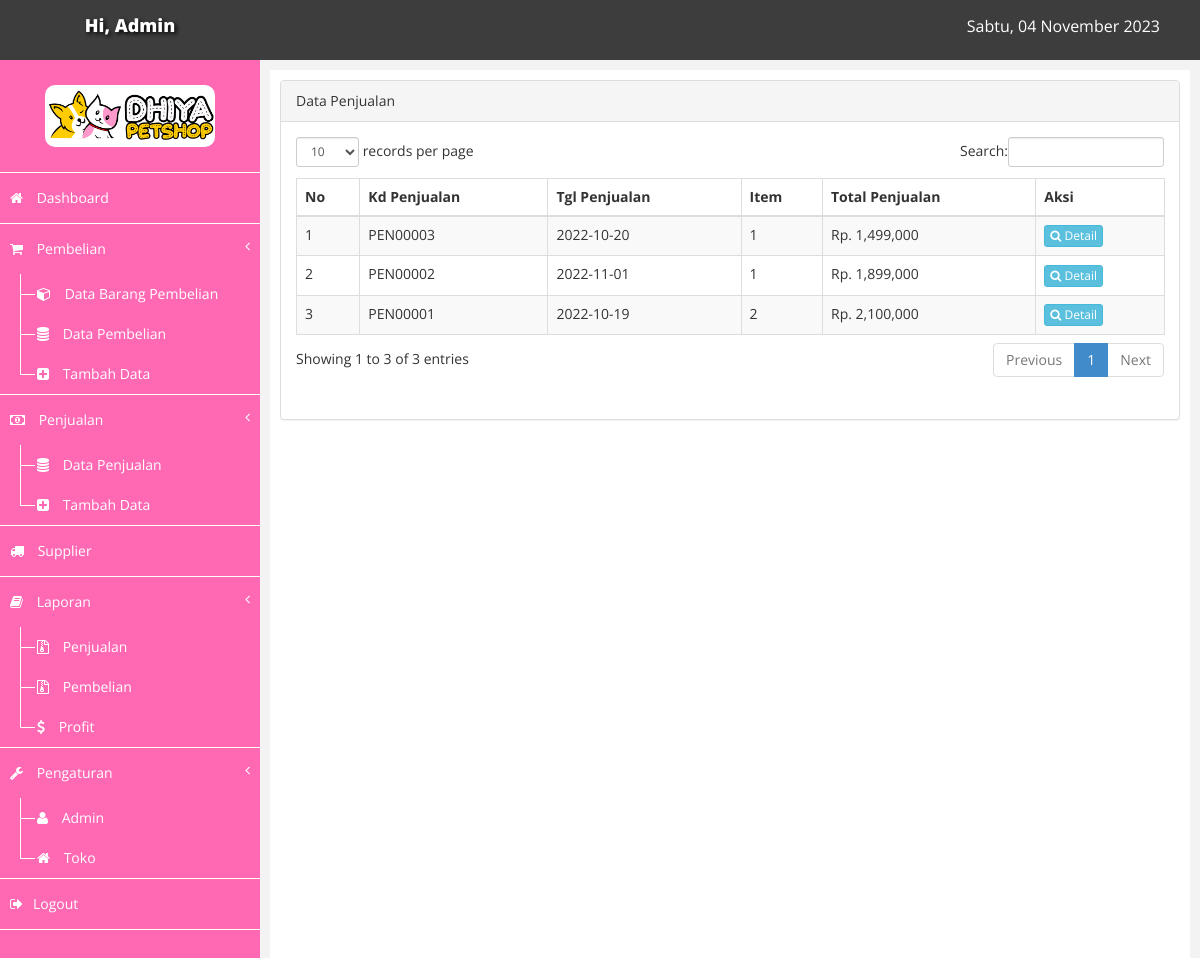
Screenshot of /index.php?page=penjualan (signed in) with the database file from the repository.
### tables this page shows
CREATE TABLE `penjualan` (
  `kd_penjualan` char(8) NOT NULL,
  `tgl_penjualan` date NOT NULL,
  `kd_admin` int(6) NOT NULL,
  `dibayar` double NOT NULL,
  `total_penjualan` double NOT NULL
);

### penjualan.php (the view)
<div class="row">
    <div class="col-md-12">
        <div class="panel panel-default">
            <div class="panel-heading">
                Data Penjualan
            </div>
            <div class="panel-body">
                <div class="table">
                    <table class="table table-striped table-bordered table-hover" id="tabelku">
                        <thead>
                            <tr>
                                <th>No</th>
                                <th>Kd Penjualan</th>
                                <th>Tgl Penjualan</th>
                                <th>Item</th>
                                <th>Total Penjualan</th>
                                <th>Aksi</th>
                            </tr>
                        </thead>
                        <tbody>
                            <?php
                                include "koneksi.php";
								$no = 1;
								$qry = mysqli_query($conn, "SELECT * FROM penjualan ORDER BY kd_penjualan DESC");
								$hitung = mysqli_num_rows($qry);
								if ($hitung < 1) {
									error_reporting(0);
								} else {
									while ($data = mysqli_fetch_array($qry)) {
										$kdpenjualan = $data['kd_penjualan'];
										$qrypen = mysqli_query($conn, "SELECT count(*) as jumlah FROM d_penjualan WHERE kd_penjualan = '$kdpenjualan'");
										$d = mysqli_fetch_array($qrypen);
										$jumlahb = $d['jumlah']; ?>
										<tr class="odd gradeX">
											<td><?php echo $no++; ?></td>
											<td><?php echo $data['kd_penjualan']; ?></td>
											<td><?php echo $data['tgl_penjualan']; ?></td>
											<td><?php echo $jumlahb; ?></td>
											<td>Rp. <?php echo number_format($data['total_penjualan']); ?></td>
											<td>
												<a href="nota/cetakdetailpenjualan.php?kdpenjualan=<?php echo $data['kd_penjualan']; ?>" target="_BLANK" class="btn btn-info btn-xs"><i class="fa fa-search"></i> Detail</a>
											</td>
										</tr>
								<?php
									}
								}
                            ?>
                        </tbody>
                    </table>
                </div>
            </div>
        </div>
    </div>
</div>

### assets/css/custom.css (style rules this page uses)
body { font-family: 'Open Sans', sans-serif; }

### rows the page displays
penjualan: kd_penjualan "PEN00003", tgl_penjualan "2022-10-20", jumlahb "1", total_penjualan "1,499,000"
penjualan: kd_penjualan "PEN00002", tgl_penjualan "2022-11-01", jumlahb "1", total_penjualan "1,899,000"
penjualan: kd_penjualan "PEN00001", tgl_penjualan "2022-10-19", jumlahb "2", total_penjualan "2,100,000"

### other values shown
$_SESSION['nama'] "Admin"
